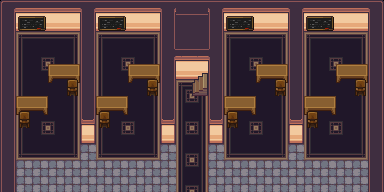

This game map was drawn from its Tiled (.tmx) file and the tilesets committed beside it. A one-line description and the trimmed map source follow:
An orthogonal 24x12 tile map with 16x16 px tiles, 4 tile layers (Tile Layer 1, Tile Layer 2, Tile Layer 3, Above Player), 4 tilesets and 62 objects (38x event, 24x collision).

<map version="1.10" tiledversion="git" orientation="orthogonal" renderorder="right-down" compressionlevel="0" width="24" height="12" tilewidth="16" tileheight="16" infinite="0" nextlayerid="7" nextobjectid="70">
 <properties>
  <property name="edges" value="clamped" />
  <property name="inside" type="bool" value="true" />
  <property name="scenario" value="xero" />
  <property name="slug" value="dojo1" />
  <property name="map_type" value="dungeon" />
 </properties>
 <tileset firstgid="1" source="../gfx/tilesets/core_indoor_floors.tsx" />
 <tileset firstgid="3865" source="../gfx/tilesets/core_indoor_stairs.tsx" />
 <tileset firstgid="6835" source="../gfx/tilesets/core_indoor_walls.tsx" />
 <tileset firstgid="10699" source="../gfx/tilesets/core_set pieces.tsx" />
 <layer id="1" name="Tile Layer 1" width="24" height="12">
  <data>[288 cells, 288 non-empty, 34 distinct tile ids]</data>
 </layer>
 <layer id="2" name="Tile Layer 2" width="24" height="12">
  <data>[288 cells, 8 non-empty, 2 distinct tile ids]</data>
 </layer>
 <layer id="3" name="Tile Layer 3" width="24" height="12">
  <data>[288 cells, 33 non-empty, 5 distinct tile ids]</data>
 </layer>
 <layer id="4" name="Above Player" width="24" height="12">
  <data>[288 cells, 17 non-empty, 3 distinct tile ids]</data>
 </layer>
 <objectgroup color="#ffff00" id="5" name="Events">
  <object id="1" name="Play Music" type="event" x="0" y="0" width="16" height="16">
   <properties>
    <property name="act10" value="play_music music_dojo_theme" />
    <property name="cond10" value="not music_playing music_dojo_theme" />
   </properties>
  </object>
  <object id="2" name="Teleport to Flower City" type="event" x="176" y="176" width="32" height="16">
   <properties>
    <property name="act10" value="transition_teleport player,professor_plaza.tmx,3,18,0.3" />
    <property name="act20" value="char_face player,down" />
    <property name="cond10" value="is char_at player" />
    <property name="cond20" value="is char_facing player,down" />
   </properties>
  </object>
  <object id="28" name="Teleport to Dojo 2" type="event" x="192" y="80" width="16" height="16">
   <properties>
    <property name="act10" value="transition_teleport player,dojo2.tmx,10,9,0.3" />
    <property name="act20" value="char_face player,right" />
    <property name="cond10" value="is char_at player" />
    <property name="cond20" value="is char_facing player,right" />
   </properties>
  </object>
  <object id="29" name="JJI Black Belt Dojo Floor 1 - Spawn Stair Officer Left" type="event" x="0" y="0" width="16" height="16">
   <properties>
    <property name="act10" value="create_npc jji_blackbelt_dojo_stair_officer_left,11,9,stand" />
    <property name="act20" value="char_face jji_blackbelt_dojo_stair_officer_left,down" />
    <property name="cond10" value="not char_exists jji_blackbelt_dojo_stair_officer_left" />
    <property name="cond20" value="not variable_set jji_dojo_gate_open:yes" />
   </properties>
  </object>
  <object id="31" name="JJI Black Belt Dojo Floor 1 - Spawn Stair Officer Right" type="event" x="0" y="0" width="16" height="16">
   <properties>
    <property name="act10" value="create_npc jji_blackbelt_dojo_stair_officer_right,12,9,stand" />
    <property name="act20" value="char_face jji_blackbelt_dojo_stair_officer_right,down" />
    <property name="cond10" value="not char_exists jji_blackbelt_dojo_stair_officer_right" />
    <property name="cond20" value="not variable_set jji_dojo_gate_open:yes" />
   </properties>
  </object>
  <object id="33" name="JJI Black Belt Dojo Floor 1 - Spawn Entrance Officer" type="event" x="0" y="0" width="16" height="16">
   <properties>
    <property name="act10" value="create_npc jji_blackbelt_dojo_entrance_officer,8,9,stand" />
    <property name="act20" value="char_face jji_blackbelt_dojo_entrance_officer,down" />
    <property name="cond10" value="not char_exists jji_blackbelt_dojo_entrance_officer" />
   </properties>
  </object>
  <object id="34" name="JJI Black Belt Dojo Floor 1 - Talk Entrance Officer" type="event" x="128" y="144" width="16" height="16">
   <properties>
    <property name="act10" value="char_face jji_blackbelt_dojo_entrance_officer,player" />
    <property name="act20" value="translated_dialog jji_blackbelt_dojo_sensei_duncan" />
    <property name="behav10" value="talk jji_blackbelt_dojo_entrance_officer" />
   </properties>
  </object>
  <object id="35" name="JJI Black Belt Dojo Floor 1 - Spawn Patrol Officer" type="event" x="0" y="0" width="16" height="16">
   <properties>
    <property name="act10" value="create_npc jji_blackbelt_dojo_patrol_officer,2,8,stand" />
    <property name="act20" value="char_face jji_blackbelt_dojo_patrol_officer,right" />
    <property name="cond10" value="not char_exists jji_blackbelt_dojo_patrol_officer" />
   </properties>
  </object>
  <object id="36" name="JJI Black Belt Dojo Floor 1 - Talk Patrol Officer" type="event" x="32" y="128" width="16" height="16">
   <properties>
    <property name="act10" value="char_face jji_blackbelt_dojo_patrol_officer,player" />
    <property name="act20" value="translated_dialog jji_blackbelt_dojo_patrol_officer" />
    <property name="behav10" value="talk jji_blackbelt_dojo_patrol_officer" />
   </properties>
  </object>
  <object id="37" name="JJI Black Belt Dojo Floor 1 - Spawn Nervous Brown Belt" type="event" x="0" y="0" width="16" height="16">
   <properties>
    <property name="act10" value="create_npc jji_blackbelt_dojo_nervous_brown_belt,4,8,stand" />
    <property name="act20" value="char_face jji_blackbelt_dojo_nervous_brown_belt,right" />
    <property name="cond10" value="not char_exists jji_blackbelt_dojo_nervous_brown_belt" />
   </properties>
  </object>
  <object id="38" name="JJI Black Belt Dojo Floor 1 - Talk Nervous Brown Belt" type="event" x="64" y="128" width="16" height="16">
   <properties>
    <property name="act10" value="char_face jji_blackbelt_dojo_nervous_brown_belt,player" />
    <property name="act20" value="translated_dialog jji_blackbelt_dojo_nervous_brown" />
    <property name="behav10" value="talk jji_blackbelt_dojo_nervous_brown_belt" />
   </properties>
  </object>
  <object id="39" name="JJI Black Belt Dojo Floor 1 - Spawn Calm Brown Belt" type="event" x="0" y="0" width="16" height="16">
   <properties>
    <property name="act10" value="create_npc jji_blackbelt_dojo_calm_brown_belt,7,8,stand" />
    <property name="act20" value="char_face jji_blackbelt_dojo_calm_brown_belt,left" />
    <property name="cond10" value="not char_exists jji_blackbelt_dojo_calm_brown_belt" />
   </properties>
  </object>
  <object id="40" name="JJI Black Belt Dojo Floor 1 - Talk Calm Brown Belt" type="event" x="112" y="128" width="16" height="16">
   <properties>
    <property name="act10" value="char_face jji_blackbelt_dojo_calm_brown_belt,player" />
    <property name="act20" value="translated_dialog jji_blackbelt_dojo_calm_brown" />
    <property name="behav10" value="talk jji_blackbelt_dojo_calm_brown_belt" />
   </properties>
  </object>
  </objectgroup>
 <objectgroup color="#ff0000" id="6" name="Collisions">
  <!-- 24 objects omitted --></objectgroup>
</map>
<!-- 49 of 62 objects omitted -->
